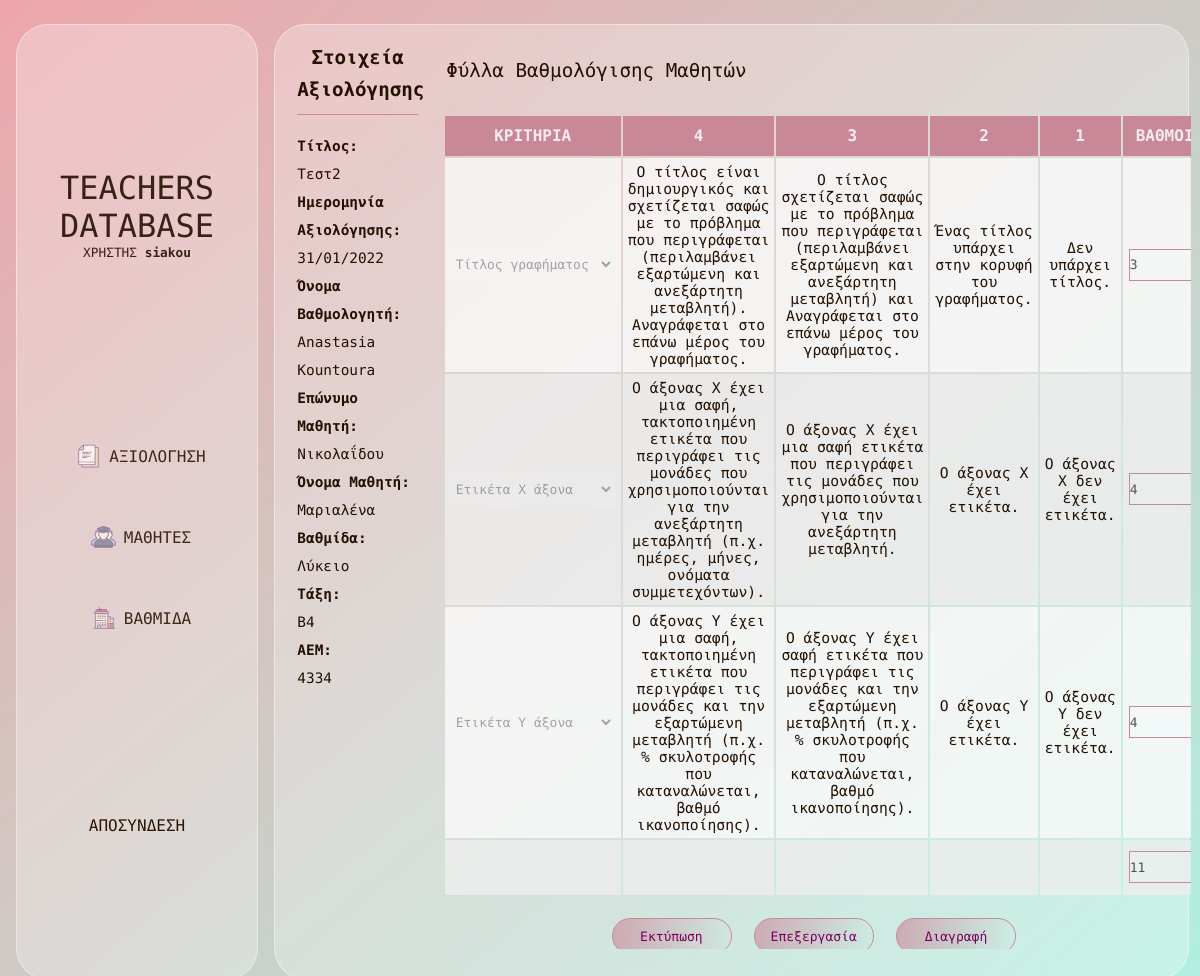
The app's page /gradedpaper.php?gradingId=31 (signed in) with its own data.
### tables this page shows
CREATE TABLE `grading` (
  `id` int(11) NOT NULL,
  `titlos` varchar(255) NOT NULL,
  `student_id` int(11) NOT NULL,
  `teacher_id` int(11) NOT NULL,
  `teliki_vathmologia` int(11) NOT NULL,
  `creation_date` date NOT NULL,
  `modification_date` date NOT NULL
);

CREATE TABLE `users` (
  `usersId` int(11) NOT NULL,
  `usersName` varchar(128) NOT NULL,
  `usersEmail` varchar(128) NOT NULL,
  `usersUid` varchar(128) NOT NULL,
  `usersPwd` varchar(128) NOT NULL
);

CREATE TABLE `students` (
  `id` int(11) NOT NULL,
  `name` varchar(250) NOT NULL,
  `last_name` varchar(250) NOT NULL,
  `am` varchar(45) NOT NULL,
  `vathmida` varchar(45) NOT NULL,
  `taksi` varchar(45) NOT NULL
);

CREATE TABLE `criteria` (
  `id` int(11) NOT NULL,
  `grading_id` int(11) NOT NULL,
  `criteria_title` varchar(250) NOT NULL,
  `criteria1` varchar(250) NOT NULL,
  `criteria2` varchar(250) NOT NULL,
  `criteria3` varchar(250) NOT NULL,
  `criteria4` varchar(250) NOT NULL,
  `vathmos` varchar(250) NOT NULL
);

### gradedpaper.php (the view, shortened to what this page needs)
<?php
include_once 'includes/dbh.inc.php';
?>
<!DOCTYPE html>
<html lang="en">
<head>
    <link rel="stylesheet" href="css/landingpage.css" />
    <link rel="stylesheet" href="css/grading.css" />
    <link rel="stylesheet" href="css/studentinfo.css" />
    <link href="https://cdnjs.cloudflare.com/ajax/libs/select2/4.0.3/css/select2.min.css" rel="stylesheet" />
</head>
<body>
    <main>
        <div class="dashboard">
            <div class="header">
                <h4>TEACHERS DATABASE</h4>
                <p>ΧΡΗΣΤΗΣ <strong>
                        <?php
            if (isset($_SESSION["useruid"])) {
                echo $_SESSION['useruid'];
            }
            ?>
                    </strong></p>
            </div>
            <div class="nav">
                <div class="links">
                    <img src="icons/icons8-documents-25.png" />
                    <a href="grading.php">ΑΞΙΟΛΟΓΗΣΗ</a>
                </div>
                <div class="links">
                    <img src="icons/icons8-students-25.png" />
                    <a href="studentinfo.php">ΜΑΘΗΤΕΣ</a>
                </div>
                <div class="links">
                    <img src="icons/icons8-building-25 (1).png" />
                    <a href="vathmides.php">ΒΑΘΜΙΔΑ</a>
                </div>
            </div>
            <div class="footer">
                <?php
                    if (isset($_SESSION["useruid"])) {
                        echo "<a href='includes/logout.inc.php'>ΑΠΟΣΥΝΔΕΣΗ</a>";
                }
                ?>
            </div>
        </div>
        <section class="glass">
            <div class="content" id="content">
                <div class="col1">
                    <div class="headercol1">
                        <h3> Στοιχεία Αξιολόγησης </h3>
                    </div>
                    <div class="contentcol2">
                        <p>
                        <ul class="paper-info">
                            <?php
                                    $id = isset($_GET['gradingId']) ? (int) $_GET['gradingId'] : null;
                                    $sql ="select u.usersName, g.titlos, g.creation_date, s.name, s.last_name, s.vathmida, s.taksi, s.am from grading g join students s on g.student_id = s.id join users u on u.usersId = g.teacher_id where g.id=?";
                                    if($stmt=$conn->prepare($sql)){
                                        $stmt->bind_param("i" , $id);
                                        $stmt->execute();
                                        $result = $stmt->get_result();
                                        while($gradingDetails = mysqli_fetch_assoc($result)){
                                            $creationDate=date_create($gradingDetails['creation_date']);
                                            echo "<li><b>Τίτλος: </b><br>".$gradingDetails['titlos']."</li>";
                                            echo "<li><b>Ημερομηνία Αξιολόγησης: </b><br>".date_format($creationDate,"d/m/Y")."</li>";
                                            echo "<li><b>Όνομα Βαθμολογητή: </b><br>".$gradingDetails['usersName']."</li>";
                                            echo "<li><b>Επώνυμο Μαθητή: </b><br>".$gradingDetails['last_name']."</li>";
                                            echo "<li><b>Όνομα Μαθητή: </b><br>".$gradingDetails['name']."</li>";
                                            echo "<li><b>Βαθμίδα: </b><br>".$gradingDetails['vathmida']."</li>";
                                            echo "<li><b>Τάξη: </b><br>".$gradingDetails['taksi']."</li>";
                                            echo "<li><b>ΑΕΜ: </b><br>".$gradingDetails['am']."</li>";
                                        }
                                    }
                                 ?>
                        </ul>
                        </p>
                    </div>
                </div>
                <span class="col2">
                    <div class="table-info2">
                        <div class="tableinfoheader">
                            <h3>Φύλλα Βαθμολόγισης Μαθητών</h3>
                        </div>
                    </div>
                    <div class="table" id="table">
                        <?php
                            $id = isset($_GET['gradingId']) ? (int) $_GET['gradingId'] : null;
                            $sql ="select * from criteria cr join grading gr on cr.grading_id = gr.id where gr.id =?";
                            if($stmt=$conn->prepare($sql)){
                                $stmt->bind_param("i" , $id);
                                $stmt->execute();
                                $result = $stmt->get_result();
                            }
                            ?>
                        <table class="gradeinfotable">
                            <thead>
                                <tr class="theader">
                                    <th>ΚΡΙΤΗΡΙΑ</th>
                                    <th>4</th>
                                    <th>3</th>
                                    <th>2</th>
                                    <th>1</th>
                                    <th>ΒΑΘΜΟΙ</th>
                                </tr>
                            </thead>
                            <tbody id="ans" class="tbody">
                                <?php
                                    $category = "SELECT id,category FROM selections;";
                                $telikosVathmos = 0;
                                while($criteriaRows = mysqli_fetch_assoc($result)){
                                    $telikosVathmos+=(int)$criteriaRows['vathmos'];
                                    $res1 = mysqli_query($conn, $category);
                                    echo "<tr>";
                                    echo "<td>";
                                    echo "<select name='select_catg' id='select_catg' class='select_catg' disabled>";
                                    while ($rows = mysqli_fetch_array($res1)) {
                                        if($criteriaRows['criteria_title'] == $rows['category']){
                                            echo "<option selected value=\"".$rows['id']."\">";
                                            echo $rows['category']."</option>";
                                            }
                                            else{
                                             echo "<option value=\"".$rows['id']."\">";
                                             echo $rows['category']."</option>";
                                        }
                                    }
                                    echo "</select>";
                                    echo "</td>";
                                    echo "<td  class='grade-4'>";
                                    echo $criteriaRows['criteria4'];
                                    echo "</td>";
                                    echo "<td  class='grade-3'>";
                                    echo $criteriaRows['criteria3'];
                                    echo "</td>";
                                    echo "<td  class='grade-2'>";
                                    echo $criteriaRows['criteria2'];
                                    echo "</td>";
                                    echo "<td  class='grade-1'>";
                                    echo $criteriaRows['criteria1'];
                                    echo "</td>";
                                    echo "<td>";
                                    echo "<input type='number' value='".$criteriaRows['vathmos']."' min='1' max='4' class='gradeinp1' disabled>";
                                    echo "</td>";
                                    echo "</tr>";
                                }
                                    echo "<tr>";
                                    echo "<td class='hide'>";
                                    echo "</td>";
                                    echo "<td class='hide'>";
                                    echo "</td>";
                                    echo "<td class='hide'>";
                                    echo "</td>";
                                    echo "<td class='hide'>";
                                    echo "</td>";
                                    echo "<td class='finalgrade'>";
                                    echo "</td>";
                                    echo "<td>";
                                    echo "<input id='telikiVathmologia' type='number' value='".$telikosVathmos."' min='1' max='4' class='gradeinp11' disabled>";
                                    echo "</td>";
                                    echo "</tr>";
                                ?>
                            </tbody>
                        </table>
                        <div class="buttons">
                            <br /><br />
                            <br /><br />
                            <ul class="btn-list">
                                <li>
                                    <button class="deletebtn" type="button" onclick="printDiv()">
                                        Εκτύπωση
                                    </button>
                                </li>
                                <li>
                                    <button class="editbtn" id="editbtn" type="submit">
                                        Επεξεργασία
                                    </button>
                                </li>
                                <li>
                                    <button class="deletebtn" type="submit">
                                        Διαγραφή
                                    </button>
                                </li>
                            </ul>
                        </div>
                    </div>
                </span>
            </div>
        </section>
    </main>
</body>
</html>

### css/landingpage.css (style rules this page uses)
* { margin: 0; padding: 0; font-family: "Roboto Mono", monospace; }
body { overflow: hidden; background: linear-gradient(to bottom right, #efa2b4, #aef1ee); color: #241102; }
body::before { content: ""; position: fixed; left: 0; top: 0; height: 100%; width: 100%; background-color: #cddc39; z-index: -1; opacity: 0.07; }
a { color: #2e1503; text-decoration: none; }
main { height: 100vh; display: flex; flex-direction: row; align-items: center; }
.glass { background: rgba(255, 255, 255, 0.28); height: 95vh; width: 80%; border-radius: 2rem; border: rgba(255, 255, 255, 0.4) 1px solid; backdrop-filter: blur(5px); display: flex; margin: 1rem; }
.dashboard, .content { display: flex; flex-direction: column; align-items: center; text-align: center; }
.dashboard { flex: 17%; height: 95vh; justify-content: space-evenly; width: 20%; border: rgba(255, 255, 255, 0.4) 1px solid; background: rgba(255, 255, 255, 0.28); border-radius: 2rem; margin: 1rem; margin-right: 0; }
.content { width: 100%; }
.links { display: flex; align-items: center; justify-content: center; font-weight: 400; font-size: 1rem; margin: 1.5rem 0rem; padding: 1rem 5rem; align-items: center; opacity: 0.9; }
.links img { padding: 0rem 0.5rem; }
.header h4 { font-weight: 300; font-size: 2rem; opacity: 0.9; }
.header p { font-weight: 400; font-size: 0.8rem; opacity: 0.9; }

### css/grading.css (style rules this page uses)
.content { display: flex; flex-direction: row; padding: 1%; width: 100%; }
.col1 { display: flex; flex-direction: column; justify-content: flex-start; width: 18%; height: 100%; padding: 10px; }
.col1 > div { margin: 2.52%; }
.col1 h3 { font-weight: bold; font-size: 1.2rem; line-height: 32px; padding-bottom: 8px; border-bottom: 1.5px solid #c98897; margin-bottom: 5px; margin-top: 5px; }
.col1 p { margin-top: 5px; overflow-wrap: break-word; line-height: 25px; font-weight: 300; font-size: 0.9rem; }
.col2 { width: 95%; height: 100%; display: flex; flex-direction: column; align-items: center; text-align: center; }
.col2 > div { margin-top: 0.4% !important; margin-bottom: 0.4% !important; }
.table { height: 90%; width: 97%; display: flex; flex-direction: column; overflow-y: scroll; padding: 0.7%; }
td { padding: 5px; }
.tbody { font-size: 0.9rem; font-weight: 300; }
.theader { font-weight: 200; font-size: 1rem; color: #ffffffd5; height: 40px; background-color: #c98897 !important; }
select { width: 166px; height: 37px; font-weight: 300; font-size: 13px; background-color: rgba(255, 255, 255, 0.089); border: 2px solid #eeeeee00; }
.table input { margin: 1px; width: 70px; height: 30px; font-weight: 300; font-size: 13px; background-color: rgba(255, 255, 255, 0.062); border: 1.5px solid #c98897; }
tbody tr:nth-child(odd) { font-weight: 300; font-size: 0.92rem; background-color: #fafafac9; margin: 1px; }
tbody tr:nth-child(even) { font-weight: 300; font-size: 0.92rem; margin: 1px; background-color: #eeeeeec9; }
tr td:nth-child(1) { width: 30px; }
.finalgrade { font-weight: 400; color: #241102; }
.hide { background-color: rgba(255, 255, 255, 0); }

### css/studentinfo.css (style rules this page uses)
.student-info, .paper-info, .btn-list { list-style: none; overflow-wrap: break-word; line-height: 28px; font-weight: 300; font-size: 0.9rem; }
.paper-info { text-align: left; }
.vathmidessubmitbtn, .printtbtn, .deletebtn, .editbtn { font-weight: 400; color: #780061; font-size: 13px; text-align: left; width: 120px; margin-top: 3px; height: 36px; background: #ffffff; padding: 8px 10px 8px 9px; border: solid #c98897 1px; border-radius: 2rem; text-decoration: none; text-transform: capitalize; transition-duration: 0.33s; text-align: center; cursor: pointer; background: linear-gradient(to left, transparent, #c98897a2 50%) right; background-size: 200%; transition: 0.3s ease-out; line-height: 1.5; overflow: hidden; }
.buttons { display: flex; width: 100%; justify-content: center; }
.btn-list { display: flex; flex-direction: row; width: 100%; align-items: center; justify-content: center; }
.btn-list > li { margin-left: 1.5%; margin-right: 1.5%; }
.table-info2 { display: flex; flex-direction: column; width: 97%; height: 4%; padding-top: 2%; align-items: flex-start; padding-left: 0.9%; justify-content: space-between; line-height: 35px; }
.table-info2 h3 { font-weight: 400; font-size: 1.2rem; }
.gradeinfotable { height: 20%; width: 100%; padding-top: 12px; }
.gradeinfotable td { height: 45px; }

### records on screen
grading: titlos "Τεστ2", creation_date "31/01/2022", teacher.usersName "Anastasia Kountoura", student.last_name "Νικολαΐδου", student.name "Μαριαλένα", student.vathmida "Λύκειο", student.taksi "Β4", student.am "4334"
criteria: criteria4 "Ο τίτλος είναι δημιουργικός και σχετίζεται σαφώς με το πρόβλημα που περιγράφεται (περιλαμβάνει εξαρτώμενη και ανεξάρτητη μεταβλητή). Αναγράφεται στο επάνω μέρος του γραφήματος.", criteria3 "Ο τίτλος σχετίζεται σαφώς με το πρόβλημα που περιγράφεται (περιλαμβάνει εξαρτώμενη και ανεξάρτητη μεταβλητή) και Αναγράφεται στο επάνω μέρος του γραφήματος.", criteria2 "Ένας τίτλος υπάρχει στην κορυφή του γραφήματος.", criteria1 "Δεν υπάρχει τίτλος.", vathmos "3"
criteria: criteria4 "Ο άξονας X έχει μια σαφή, τακτοποιημένη ετικέτα που περιγράφει τις μονάδες που χρησιμοποιούνται για την ανεξάρτητη μεταβλητή (π.χ. ημέρες, μήνες, ονόματα συμμετεχόντων).", criteria3 "Ο άξονας X έχει μια σαφή ετικέτα που περιγράφει τις μονάδες που χρησιμοποιούνται για την ανεξάρτητη μεταβλητή.", criteria2 "Ο άξονας X έχει ετικέτα.", criteria1 "Ο άξονας X δεν έχει ετικέτα.", vathmos "4"
criteria: criteria4 "Ο άξονας Υ έχει μια σαφή, τακτοποιημένη ετικέτα που περιγράφει τις μονάδες και την εξαρτώμενη μεταβλητή (π.χ. % σκυλοτροφής που καταναλώνεται, βαθμό ικανοποίησης).", criteria3 "Ο άξονας Υ έχει σαφή ετικέτα που περιγράφει τις μονάδες και την εξαρτώμενη μεταβλητή (π.χ. % σκυλοτροφής που καταναλώνεται, βαθμό ικανοποίησης).", criteria2 "Ο άξονας Υ έχει ετικέτα.", criteria1 "Ο άξονας Υ δεν έχει ετικέτα.", vathmos "4"

### other values on screen
$_SESSION['useruid'] "siakou"
form field select_catg "Τίτλος γραφήματος"
form field select_catg "Ετικέτα Χ άξονα"
form field select_catg "Ετικέτα Y άξονα"
